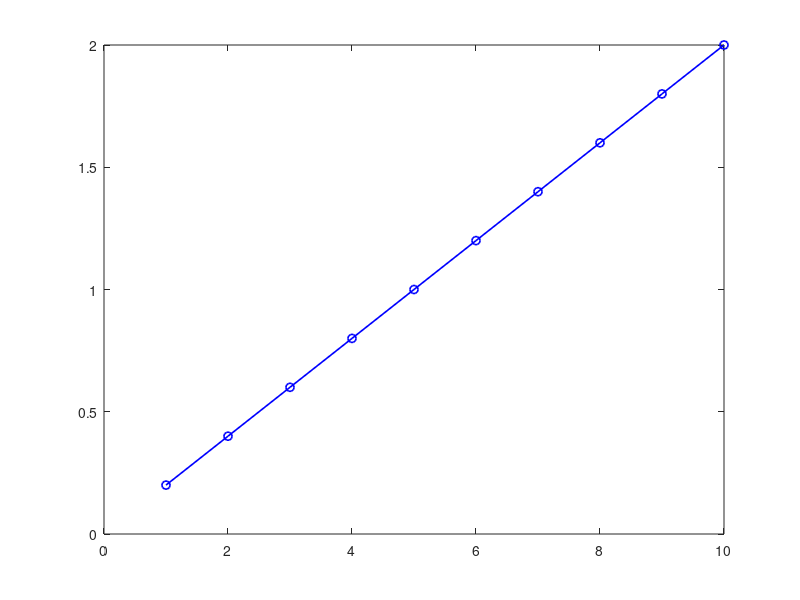

Write MATLAB code to recreate this figure. (Note: this script raises an error after producing the figure.)
%%
% Example 8.1: Ohm’s Law
% Ohm's Law: V=IR
% Voltage, V=[1:10]
% Resistance, R=5 ohms
% Plot voltage vs current
V=1:10; R=5;
I=V/R;
plot(V,I,'o-b','LineWidth',1.2);
xlabel('Voltage','Volt');
ylabel('Current','Amp');
title('Ohms Law');
grid on;

%%
% Example 8.2: Equivalent Resistance
% R1 + (R2||R3)
R1=10; R2=5; R3=4;
Equivalent_R= R1+((R2*R3)/(R2+R3));
fprintf('Equivalent resistance: %f', Equivalent_R);

%%
% Example 8.3: Delta to Wye Conversion
% Delta configured resistances:
% Rd1=10 ohms, Rd2=5 ohms, Rd3=20 ohms
% Equivalent wye configured resistances:
% Ry1, Ry2, Ry3

clc; clear;
Rd1=10; Rd2=5; Rd3=20;
Ry1= (Rd1*Rd2)/(Rd1+Rd2+Rd3);
Ry2= (Rd1*Rd3)/(Rd1+Rd2+Rd3);
Ry3= (Rd3*Rd2)/(Rd1+Rd2+Rd3);
fprint('Equivalent wye configured resistances:\n');
fprint('Ry1= %f  Ry2= %f  Ry3= %f\n',Ry1,Ry2,Ry3);

%%
% Example 8.4: Wye to Delta Conversion
% Delta configured resistances:
% Rd1=10 ohms, Rd2=5 ohms, Rd3=20 ohms
% Equivalent wye configured resistances:
% Ry1, Ry2, Ry3

clc; clear;
Ry1=10; Ry2=5; Ry3=20;
Rd1= (Ry1*Ry2+Ry2*Ry3+Ry3*Ry1)/(Ry3);
Rd2= (Ry1*Ry2+Ry2*Ry3+Ry3*Ry1)/(Ry2);
Rd3= (Ry1*Ry2+Ry2*Ry3+Ry3*Ry1)/(Ry1);
fprint('Equivalent delta configured resistances:\n');
fprint('Rd1= %f  Rd2= %f  Rd3= %f\n',Rd1,Rd2,Rd3);

%%
% Example 8.5: Equivalent Resistance with Delta-Wye Conversion
% Equivalent resistance with Delta-wye conversion
% R1,R2,R3: Delta configuration
% First step: Conversion into wye configuration
% Hence, find Ry1,Ry2,Ry3
% Second step: Find Rs1 and Rs2
% Third step: Find Rp
% Fourth step: Find overall equivalent resistance, Req
clc; close; clear;
Rd1=2; Rd2=4; Rd3=6; R4=3; R5=2;
Ry1= (Rd1*Rd2)/(Rd1+Rd2+Rd3);
Ry2= (Rd1*Rd3)/(Rd1+Rd2+Rd3);
Ry3= (Rd3*Rd2)/(Rd1+Rd2+Rd3);
Rs1= Ry2+R4;
Rs2= Ry3+R5;
Rp= (Rs1*Rs2)/(Rs1+Rs2);
Req= Ry1+Rp;
fprintf('The equivalent resistance: %.3f ohms\n', Req);

%%
% Example 8.6: Circuit Problem
% R1=2 ohms; R2=R3=4 ohms
% Voltage source, E=10V
% Determine loop current IL1 and IL2
% Determine current, I1, I2, and I3
% Determine voltage across resistance R1: VR1
% Determine voltage across resistance R2: VR2
% Determine voltage across resistance R3: VR3
clc;clear;
R1=2;R2=4;R3=R2;
syms IL1 IL2
eqn1= 6*IL1-4*IL2==10;
eqn2= -4*IL1+8*IL2==0;
[IL1,IL2]=solve(eqn1,eqn2);
fprintf('The ABC loop current, IL1: %.3f A\n',IL1);
fprintf('The ABC loop current, IL2: %.3f A\n',IL2);

I1=IL1; I2=IL2; I3=I1-I2;
fprintf('The currents in the circuit:\n');
fprintf('I1= %.3f A I2= %.3f A I3= %.3f A\n',I1,I2,I3);

VR1=I1*R1;
VR2=I3*R2;
VR3=I2*R3;

fprintf('The voltage across R1, VR1= %.3f V\n',VR1);
fprintf('The voltage across R2, VR2= %.3f V\n',VR2);
fprintf('The voltage across R3, VR3= %.3f V\n',VR3);

%%
% Example 8.7: Voltage divider
% R1=2 ohms; R2=4 ohms; R3=8 ohms; E=24 V
% Determine voltage across resistance R2 and R3
clc; clear;
R1=2;R2=4;R3=8;E=24;
VR2=(R2/(R1+R2+R3))*E;
VR3=(R3/(R1+R2+R3))*E;
fprintf('Voltage across resistance R2, VR2= %.3f V\n',VR2);
fprintf('Voltage across resistance R3, VR3= %.3f V\n',VR3);

%%
% Example 8.8: Current divider
% R1=2 ohms; R2=4 ohms; I=16 A
% Determine current through resistance R1 and R2
clc; clear;
R1=2;R2=4;I=16;
I1=(R2/(R1+R2))*I;
I2=(R1/(R1+R2+R3))*I;
fprintf('Current through resistance R1, I1= %.3f V\n',I1);
fprintf('Current through resistance R2, I2= %.3f V\n',I2);

%%
% Example 8.9: Thevenin's theorem
% R1=4 ohms; R2=2 ohms; R3=3 ohms; RL=5 ohms; V=10 V;
% Determine: Thevenin's voltage, Vth
% Determine: Thevenin's equivalent resistance, Rth
% Determine: Load current, IRL
clc; clear;
R1=4;R2=2;R3=3;RL=5;V=10;
Vth=((R2)/(R1+R2))*V;
Rth=((R1*R2)/(R1+R2))+R3;
IRL=Vth/(Rth+RL);
fprintf('Thevenin voltage: Vth = %.3f V\n',Vth);
fprintf('Thevenin equivalent resistance: Rth = %.3f ohms\n',Rth);
fprintf('Load current: IRL= %.3f A\n',IRL);

%%
% Example 8.10: Maximum power transfer theorem
% Rth=5 ohms; Vth=10 V;
clc; clear;
Rth=5; Vth=10;
RL= 1:1:26;
for i=1:1:26
    I(i)=Vth/(Rth+RL(i));
    Power(i)=I(i)^2*RL(i);
end
plot(RL,Power,'o-b','LineWidth',1.2);
xlabel('Load resistance, R L (Ohms)');
ylabel('Output power, P (W)');
title('Maximum power transfer theorem');
grid on;
% Maximum power, when RL=Rth
RL=5;
P_max=(Vth/(Rth+RL))^2*RL;
fprintf('Maximum output power= %.3f\n', P_max);

%%
% Example 8.11: AC Circuit terminologies
% v(t)=10 sin(2*pi*f*t)
% f= 60Hz; t=0:0.1 sec
% Determine: Peak voltage, Vp
% Determine: Peak to peak voltage, Vpp
% Determine: RMS voltage, V_rms
% Determine: Average voltage, V_avg
% Determine: Instantaneous voltage at T=0.02 sec, V_inst
clc;clear;

f=60;
t=0:0.0001:0.1;
v=2*sin(2*pi*f*t);
plot(t,v,'o-b','LineWidth',1.5);
xlabel('Time (sec)');
ylabel('Voltage (V)');
ylim([-2.5 2.5]);
grid on;

Vp=max(abs(v));
Vpp=2*Vp;
V_rms=(1/sqrt(2))*Vp;
V_avg=(2/pi)*Vp;
T=0.02;
V_inst=2*sin(2*pi*f*T);

fprintf('Peak voltage: %.3f\n', Vp);
fprintf('Peak to peak voltage: %.3f\n', Vpp);
fprintf('RMS voltage: %.3f\n', V_rms);
fprintf('Average voltage: %.3f\n', V_avg);
fprintf('Instantaneous voltage at T=0.02 sec: %.3f\n', V_inst);

%%